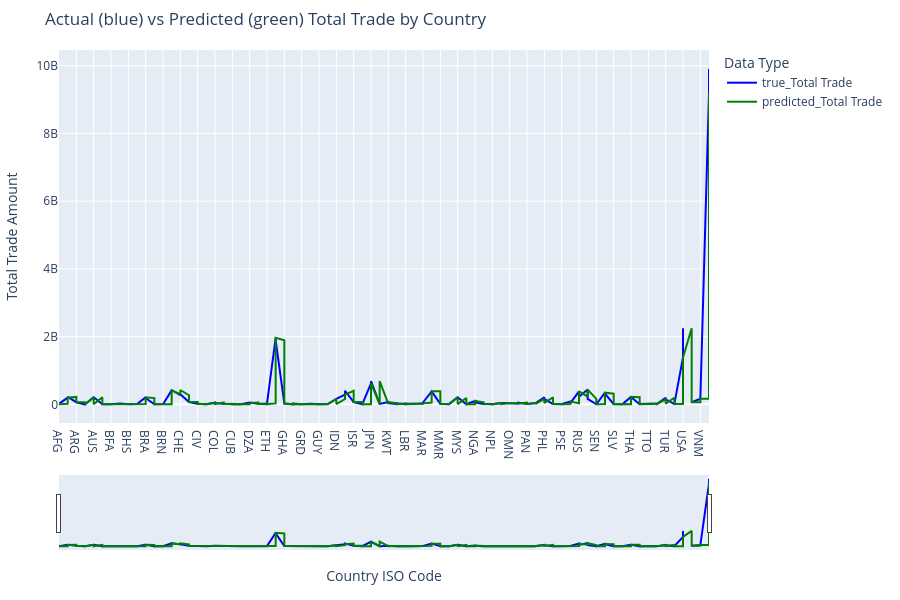

Notebook code cell kept with this figure:
### Code cell
import pandas as pd
import plotly.express as px
results = data[['CountryISO3', 'Total Trade']].copy()
results = results.rename(columns={'Total Trade': 'true_Total Trade'})

results['predicted_Total Trade'] = results['true_Total Trade'].shift(1)
results['predicted_Total Trade'].fillna(method='bfill', inplace=True)

results = results.sort_values('CountryISO3')

df_long = results.melt(id_vars='CountryISO3', 
                       value_vars=['true_Total Trade', 'predicted_Total Trade'],
                       var_name='type', 
                       value_name='Total Trade')

color_map = {'true_Total Trade': 'blue', 'predicted_Total Trade': 'green'}

fig = px.line(df_long, 
              x='CountryISO3', 
              y='Total Trade', 
              color='type',
              color_discrete_map=color_map,
              labels={'CountryISO3': 'Country ISO Code', 'Total Trade': 'Total Trade Amount', 'type': 'Data Type'},
              title='Actual (blue) vs Predicted (green) Total Trade by Country')
fig.update_xaxes(type='category', rangeslider_visible=True)
fig.update_layout(height=600, margin=dict(t=50, b=50, l=50, r=50))
fig.show()

### Figure 1 — Plotly figure (JSON) as saved in the notebook; plotly's stock layout.template omitted (floating-point values rounded to 4 significant figures; data arrays with more than 128 entries replaced by an {"elided": "..."} marker saying what was removed)
{"data": [{"hovertemplate": "Data Type=true_Total Trade<br>Country ISO Code=%{x}<br>Total Trade Amount=%{y}<extra></extra>", "legendgroup": "true_Total Trade", "line": {"color": "blue", "dash": "solid"}, "marker": {"symbol": "circle"}, "mode": "lines", "name": "true_Total Trade", "orientation": "v", "showlegend": true, "type": "scatter", "x": {"elided": "152 str values"}, "xaxis": "x", "y": {"elided": "152 float values"}, "yaxis": "y"}, {"hovertemplate": "Data Type=predicted_Total Trade<br>Country ISO Code=%{x}<br>Total Trade Amount=%{y}<extra></extra>", "legendgroup": "predicted_Total Trade", "line": {"color": "green", "dash": "solid"}, "marker": {"symbol": "circle"}, "mode": "lines", "name": "predicted_Total Trade", "orientation": "v", "showlegend": true, "type": "scatter", "x": {"elided": "152 str values"}, "xaxis": "x", "y": {"elided": "152 float values"}, "yaxis": "y"}], "layout": {"height": 600, "legend": {"title": {"text": "Data Type"}, "tracegroupgap": 0}, "margin": {"b": 50, "l": 50, "r": 50, "t": 50}, "title": {"text": "Actual (blue) vs Predicted (green) Total Trade by Country"}, "xaxis": {"anchor": "y", "domain": [0, 1], "rangeslider": {"visible": true}, "title": {"text": "Country ISO Code"}, "type": "category"}, "yaxis": {"anchor": "x", "domain": [0, 1], "title": {"text": "Total Trade Amount"}}}}
